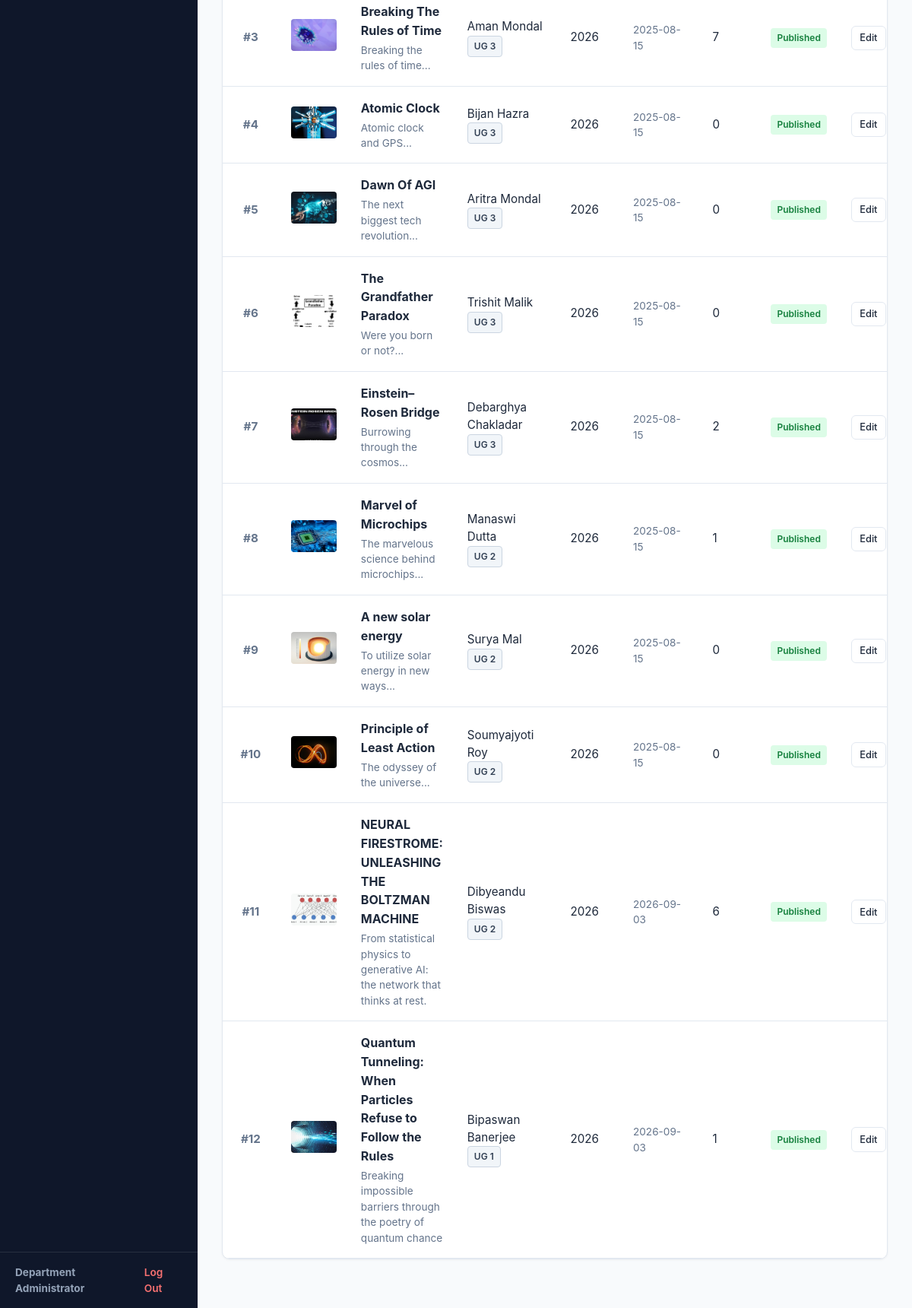
The page /admin/articles.php (signed in, lower part) on the database as committed earlier.
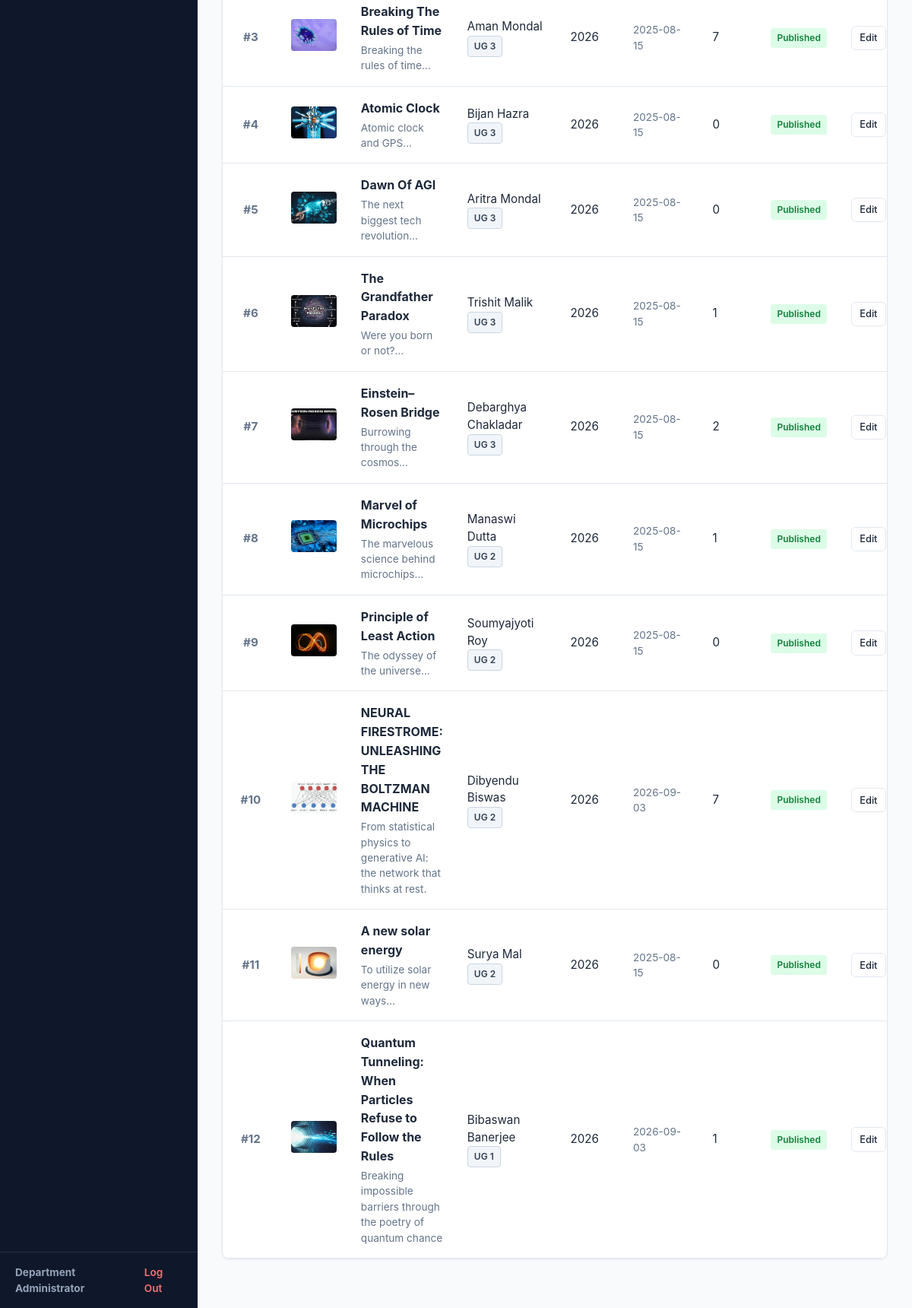
The same page on the database as committed later.
### tables this page shows
CREATE TABLE `articles` (
  `id` int(11) NOT NULL,
  `slug` varchar(255) NOT NULL,
  `title` varchar(255) NOT NULL,
  `summary` varchar(500) NOT NULL,
  `author_name` varchar(150) NOT NULL,
  `author_batch` varchar(50) NOT NULL,
  `image_path` varchar(255) NOT NULL,
  `content` mediumtext NOT NULL,
  `edition_year` int(11) NOT NULL DEFAULT 2025,
  `published_date` date NOT NULL,
  `status` enum('published','draft') NOT NULL DEFAULT 'published',
  `sort_order` int(11) NOT NULL DEFAULT 0,
  `views_count` int(11) NOT NULL DEFAULT 0,
  `created_at` datetime DEFAULT current_timestamp(),
  `updated_at` datetime DEFAULT current_timestamp() ON UPDATE current_timestamp()
);

### includes/functions.php (called while the page is built, shortened)
<?php
function e($string)
{
    return htmlspecialchars($string ?? '', ENT_QUOTES, 'UTF-8');
}

### admin/articles.php (the view, shortened to what this page needs)
<?php
require_once __DIR__ . '/includes/admin_header.php';
$pdo = get_db_connection();
$query = "SELECT * FROM articles WHERE 1=1";
$params = [];
$query .= " ORDER BY edition_year DESC, sort_order ASC, id DESC";
$stmt = $pdo->prepare($query);
$stmt->execute($params);
$articles = $stmt->fetchAll();
?>
<div class="card">
  <div class="table-responsive">
    <table class="admin-table">
      <tbody>
        <?php if (!empty($articles)): ?>
          <?php foreach ($articles as $art): ?>
            <tr>
              <td style="text-align: center; font-weight: bold; color: #64748b;">
                #<?= (int)$art['sort_order'] ?>
              </td>
              <td style="width: 70px;">
                <img src="../<?= e($art['image_path']) ?>" alt="" style="width: 60px; height: 42px; object-fit: cover; border-radius: 4px;">
              </td>
              <td>
                <strong style="color: #1e293b; font-size: 1rem;"><?= e($art['title']) ?></strong>
                <p style="color: #64748b; font-size: 0.85rem; margin-top: 0.2rem;"><?= e(mb_strimwidth($art['summary'], 0, 80, '...')) ?></p>
              </td>
              <td>
                <div><?= e($art['author_name']) ?></div>
                <span class="badge badge-batch"><?= e($art['author_batch']) ?></span>
              </td>
              <td><?= e($art['edition_year']) ?></td>
              <td style="font-size: 0.85rem; color: #64748b;"><?= e($art['published_date']) ?></td>
              <td><?= (int)$art['views_count'] ?></td>
              <td>
                <span class="badge <?= $art['status'] === 'published' ? 'badge-success' : 'badge-warning' ?>">
                  <?= ($art['status'] === 'published') ? 'Published' : 'Archived' ?>
                </span>
              </td>
              <td>
                <div style="display: flex; gap: 0.4rem;">
                  <a href="article-edit.php?id=<?= $art['id'] ?>" class="btn btn-secondary btn-sm">Edit</a>
                </div>
              </td>
            </tr>
          <?php endforeach; ?>
        <?php endif; ?>
      </tbody>
    </table>
  </div>
</div>
<?php require_once __DIR__ . '/includes/admin_footer.php'; ?>

Rows that differ between the two databases and show on the page:
changed articles "The Grandfather Paradox": image_path: a different picture; views_count "0" → "1"
changed articles "Principle of Least Action": sort_order "10" → "9"
changed articles "NEURAL FIRESTROME: UNLEASHING THE BOLTZMAN MACHINE": sort_order "11" → "10"; author_name "Dibyeandu Biswas" → "Dibyendu Biswas"; views_count "6" → "7"
changed articles "A new solar energy": sort_order "9" → "11"; moves down the list
changed articles "Quantum Tunneling: When Particles Refuse to Follow the Rules": author_name "Bipaswan Banerjee" → "Bibaswan Banerjee"
